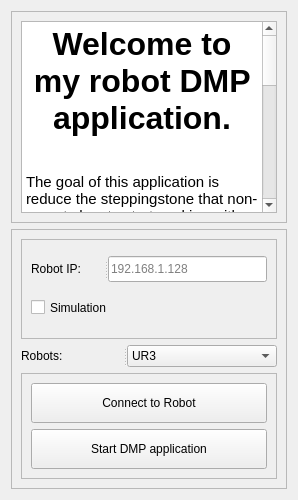
      <widget class="QWidget" name="page_1">
       <layout class="QGridLayout" name="gridLayout_3">
        <item row="0" column="0">
         <widget class="QFrame" name="frame_4">
          <property name="minimumSize">
           <size>
            <width>0</width>
            <height>200</height>
           </size>
          </property>
          <property name="frameShape">
           <enum>QFrame::StyledPanel</enum>
          </property>
          <property name="frameShadow">
           <enum>QFrame::Raised</enum>
          </property>
          <layout class="QGridLayout" name="gridLayout">
           <item row="0" column="0">
            <widget class="QTextEdit" name="textEdit">
             <property name="font">
              <font>
               <weight>50</weight>
               <bold>false</bold>
              </font>
             </property>
             <property name="readOnly">
              <bool>true</bool>
             </property>
             <property name="html">
              <string>&lt;!DOCTYPE HTML PUBLIC &quot;-//W3C//DTD HTML 4.0//EN&quot; &quot;http://www.w3.org/TR/REC-html40/strict.dtd&quot;&gt;
&lt;html&gt;&lt;head&gt;&lt;meta name=&quot;qrichtext&quot; content=&quot;1&quot; /&gt;&lt;style type=&quot;text/css&quot;&gt;
p, li { white-space: pre-wrap; }
&lt;/style&gt;&lt;/head&gt;&lt;body style=&quot; font-family:'Ubuntu'; font-size:11pt; font-weight:400; font-style:normal;&quot;&gt;
&lt;p align=&quot;center&quot; style=&quot; margin-top:0px; margin-bottom:0px; margin-left:0px; margin-right:0px; -qt-block-indent:0; text-indent:0px;&quot;&gt;&lt;span style=&quot; font-size:24pt; font-weight:600;&quot;&gt;Welcome to my robot DMP application.&lt;/span&gt;&lt;/p&gt;
&lt;p align=&quot;center&quot; style=&quot;-qt-paragraph-type:empty; margin-top:0px; margin-bottom:0px; margin-left:0px; margin-right:0px; -qt-block-indent:0; text-indent:0px;&quot;&gt;&lt;br /&gt;&lt;/p&gt;
&lt;p style=&quot;-qt-paragraph-type:empty; margin-top:0px; margin-bottom:0px; margin-left:0px; margin-right:0px; -qt-block-indent:0; text-indent:0px;&quot;&gt;&lt;br /&gt;&lt;/p&gt;
&lt;p style=&quot; margin-top:0px; margin-bottom:0px; margin-left:0px; margin-right:0px; -qt-block-indent:0; text-indent:0px;&quot;&gt;The goal of this application is reduce the steppingstone that non-experts has to start working with robots. Ths is done by implementing Dynamic Movement Primitives and combine them with an intuitiv graphical user interface. The application is currently developed for use on Universal Robots, and have been testet on the UR3. It can be used both on real robots and in a simulation.&lt;/p&gt;
&lt;p align=&quot;center&quot; style=&quot;-qt-paragraph-type:empty; margin-top:0px; margin-bottom:0px; margin-left:0px; margin-right:0px; -qt-block-indent:0; text-indent:0px;&quot;&gt;&lt;br /&gt;&lt;/p&gt;
&lt;p align=&quot;center&quot; style=&quot;-qt-paragraph-type:empty; margin-top:0px; margin-bottom:0px; margin-left:0px; margin-right:0px; -qt-block-indent:0; text-indent:0px;&quot;&gt;&lt;br /&gt;&lt;/p&gt;
&lt;p align=&quot;center&quot; style=&quot;-qt-paragraph-type:empty; margin-top:0px; margin-bottom:0px; margin-left:0px; margin-right:0px; -qt-block-indent:0; text-indent:0px;&quot;&gt;&lt;br /&gt;&lt;/p&gt;
&lt;p align=&quot;center&quot; style=&quot;-qt-paragraph-type:empty; margin-top:0px; margin-bottom:0px; margin-left:0px; margin-right:0px; -qt-block-indent:0; text-indent:0px;&quot;&gt;&lt;br /&gt;&lt;/p&gt;
&lt;p align=&quot;center&quot; style=&quot;-qt-paragraph-type:empty; margin-top:0px; margin-bottom:0px; margin-left:0px; margin-right:0px; -qt-block-indent:0; text-indent:0px;&quot;&gt;&lt;br /&gt;&lt;/p&gt;
&lt;p align=&quot;center&quot; style=&quot;-qt-paragraph-type:empty; margin-top:0px; margin-bottom:0px; margin-left:0px; margin-right:0px; -qt-block-indent:0; text-indent:0px;&quot;&gt;&lt;br /&gt;&lt;/p&gt;
&lt;p align=&quot;center&quot; style=&quot;-qt-paragraph-type:empty; margin-top:0px; margin-bottom:0px; margin-left:0px; margin-right:0px; -qt-block-indent:0; text-indent:0px;&quot;&gt;&lt;br /&gt;&lt;/p&gt;
&lt;p align=&quot;center&quot; style=&quot;-qt-paragraph-type:empty; margin-top:0px; margin-bottom:0px; margin-left:0px; margin-right:0px; -qt-block-indent:0; text-indent:0px;&quot;&gt;&lt;br /&gt;&lt;/p&gt;
&lt;p align=&quot;center&quot; style=&quot; margin-top:0px; margin-bottom:0px; margin-left:0px; margin-right:0px; -qt-block-indent:0; text-indent:0px;&quot;&gt;This application is developed as a part of my Master thesis at Universitat Politecnica de Catalunya .&lt;/p&gt;
&lt;p align=&quot;center&quot; style=&quot;-qt-paragraph-type:empty; margin-top:0px; margin-bottom:0px; margin-left:0px; margin-right:0px; -qt-block-indent:0; text-indent:0px;&quot;&gt;&lt;br /&gt;&lt;/p&gt;
&lt;p align=&quot;center&quot; style=&quot; margin-top:0px; margin-bottom:0px; margin-left:0px; margin-right:0px; -qt-block-indent:0; text-indent:0px;&quot;&gt;Author: Roy Ove Eriksen&lt;/p&gt;
&lt;p align=&quot;center&quot; style=&quot; margin-top:0px; margin-bottom:0px; margin-left:0px; margin-right:0px; -qt-block-indent:0; text-indent:0px;&quot;&gt;Date: Autumn 2020&lt;/p&gt;&lt;/body&gt;&lt;/html&gt;</string>
             </property>
            </widget>
           </item>
          </layout>
         </widget>
        </item>
        <item row="1" column="0">
         <widget class="QFrame" name="frame_3">
          <property name="minimumSize">
           <size>
            <width>0</width>
            <height>200</height>
           </size>
          </property>
          <property name="frameShape">
           <enum>QFrame::StyledPanel</enum>
          </property>
          <property name="frameShadow">
           <enum>QFrame::Raised</enum>
          </property>
          <layout class="QVBoxLayout" name="verticalLayout_2">
           <item>
            <widget class="QFrame" name="frame_2">
             <property name="minimumSize">
              <size>
               <width>100</width>
               <height>100</height>
              </size>
             </property>
             <property name="frameShape">
              <enum>QFrame::StyledPanel</enum>
             </property>
             <property name="frameShadow">
              <enum>QFrame::Raised</enum>
             </property>
             <layout class="QGridLayout" name="gridLayout_4">
              <item row="0" column="0">
               <widget class="QSplitter" name="splitter">
                <property name="orientation">
                 <enum>Qt::Horizontal</enum>
                </property>
                <widget class="QLabel" name="RobotIPLabel">
                 <property name="maximumSize">
                  <size>
                   <width>150</width>
                   <height>16777215</height>
                  </size>
                 </property>
                 <property name="text">
                  <string>Robot IP:</string>
                 </property>
                </widget>
                <widget class="QLineEdit" name="IPLineEdit">
                 <property name="maximumSize">
                  <size>
                   <width>16777215</width>
                   <height>26</height>
                  </size>
                 </property>
                 <property name="placeholderText">
                  <string>192.168.1.128</string>
                 </property>
                </widget>
               </widget>
              </item>
              <item row="1" column="0">
               <widget class="QSplitter" name="splitter_2">
                <property name="orientation">
                 <enum>Qt::Horizontal</enum>
                </property>
                <widget class="QCheckBox" name="simulationCheckBox">
                 <property name="maximumSize">
                  <size>
                   <width>16777215</width>
                   <height>25</height>
                  </size>
                 </property>
                 <property name="text">
                  <string>Simulation</string>
                 </property>
                </widget>
               </widget>
              </item>
             </layout>
            </widget>
           </item>
           <item>
            <widget class="QSplitter" name="splitter_6">
             <property name="orientation">
              <enum>Qt::Horizontal</enum>
             </property>
             <widget class="QLabel" name="label">
              <property name="maximumSize">
               <size>
                <width>150</width>
                <height>150</height>
               </size>
              </property>
              <property name="text">
               <string>Robots:</string>
              </property>
             </widget>
             <widget class="QComboBox" name="ChooseRobotcomboBox">
              <item>
               <property name="text">
                <string>UR3</string>
               </property>
              </item>
              <item>
               <property name="text">
                <string>UR5</string>
               </property>
              </item>
              <item>
               <property name="text">
                <string>UR10</string>
               </property>
              </item>
             </widget>
            </widget>
           </item>
           <item>
            <widget class="QFrame" name="frame">
             <property name="minimumSize">
              <size>
               <width>100</width>
               <height>100</height>
              </size>
             </property>
             <property name="frameShape">
              <enum>QFrame::StyledPanel</enum>
             </property>
             <property name="frameShadow">
              <enum>QFrame::Raised</enum>
             </property>
             <layout class="QVBoxLayout" name="verticalLayout">
              <item>
               <widget class="QPushButton" name="startButton">
                <property name="minimumSize">
                 <size>
                  <width>0</width>
                  <height>40</height>
                 </size>
                </property>
                <property name="text">
                 <string>Connect to Robot</string>
                </property>
               </widget>
              </item>
              <item>
               <widget class="QPushButton" name="start_loadClasses_PB">
                <property name="minimumSize">
                 <size>
                  <width>0</width>
                  <height>40</height>
                 </size>
                </property>
                <property name="text">
                 <string>Start DMP application</string>
                </property>
               </widget>
              </item>
             </layout>
            </widget>
           </item>
          </layout>
         </widget>
        </item>
       </layout>
      </widget>
